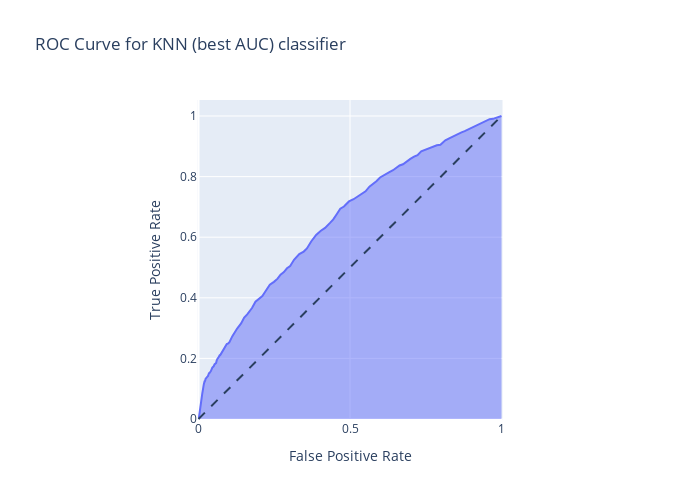

Notebook source saved alongside this figure:
### Code cell
fig = px.area(
    x=knnfpr, y=knntpr,
    title=f'ROC Curve for KNN (best AUC) classifier',
    labels=dict(x='False Positive Rate', y='True Positive Rate'),
    width=700, height=500
)
fig.add_shape(
    type='line', line=dict(dash='dash'),
    x0=0, x1=1, y0=0, y1=1
)

fig.update_yaxes(scaleanchor="x", scaleratio=1)
fig.update_xaxes(constrain='domain')
fig.show()

### Figure 1 — Plotly figure (JSON) as saved in the notebook; plotly's stock layout.template omitted (floating-point values rounded to 4 significant figures; data arrays with more than 128 entries replaced by an {"elided": "..."} marker saying what was removed)
{"data": [{"hovertemplate": "False Positive Rate=%{x}<br>True Positive Rate=%{y}<extra></extra>", "legendgroup": "", "line": {"color": "#636efa"}, "marker": {"symbol": "circle"}, "mode": "lines", "name": "", "orientation": "v", "showlegend": false, "stackgroup": "1", "type": "scatter", "x": {"elided": "212 float values"}, "xaxis": "x", "y": {"elided": "212 float values"}, "yaxis": "y"}], "layout": {"height": 500, "legend": {"tracegroupgap": 0}, "shapes": [{"line": {"dash": "dash"}, "type": "line", "x0": 0, "x1": 1, "y0": 0, "y1": 1}], "title": {"text": "ROC Curve for KNN (best AUC) classifier"}, "width": 700, "xaxis": {"anchor": "y", "constrain": "domain", "domain": [0, 1], "title": {"text": "False Positive Rate"}}, "yaxis": {"anchor": "x", "domain": [0, 1], "scaleanchor": "x", "scaleratio": 1, "title": {"text": "True Positive Rate"}}}}
